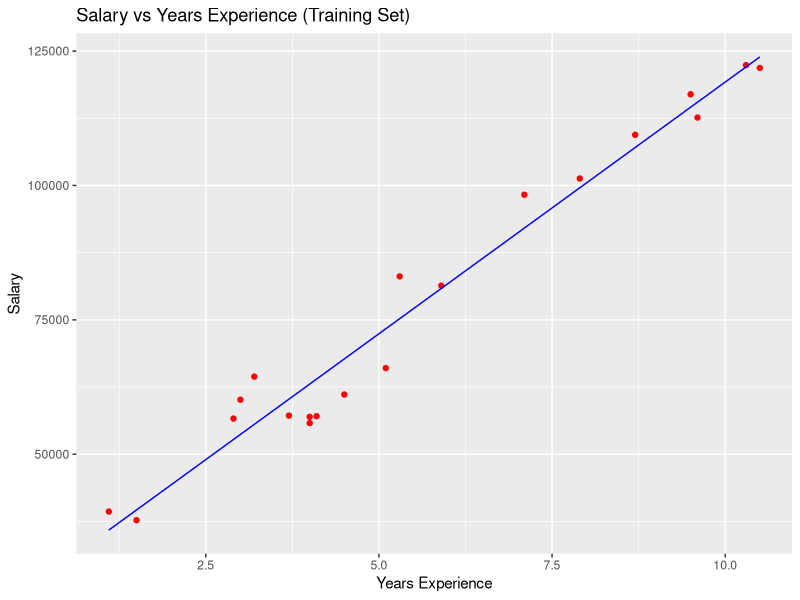
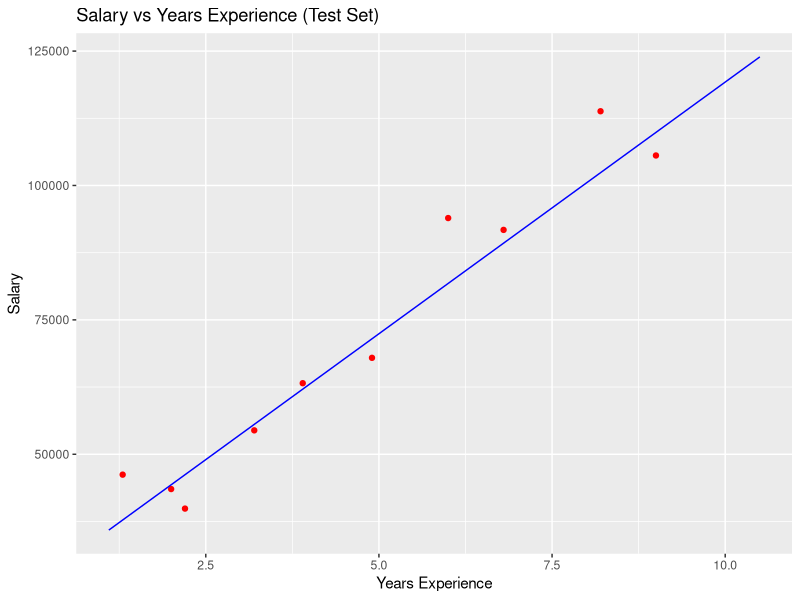
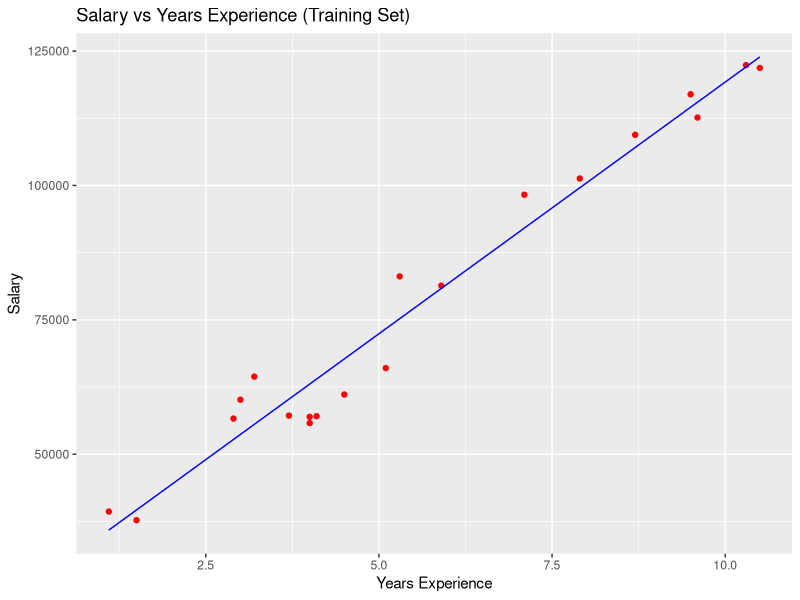
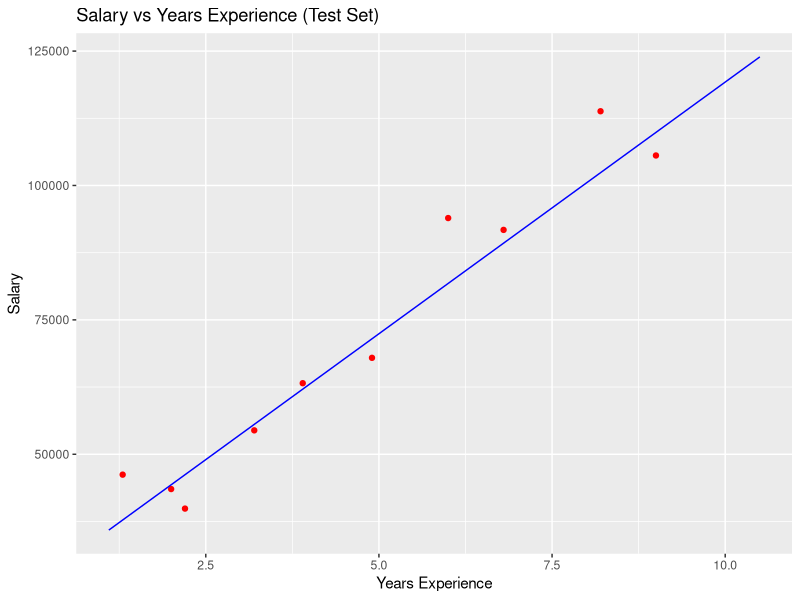

Generate these figures, in order, with R:
#SLR

#importing the dataset
dataset = read.csv('Salary_Data.csv')

#splitting the data into test and trainingset
library(caTools)
set.seed(123)
split = sample.split(dataset$Salary, SplitRatio = 2/3)
training_set = subset(dataset, split == TRUE)
test_set = subset(dataset, split == FALSE)

regressor = lm(formula = Salary ~ YearsExperienceInField, data = training_set)

#visualize the training results
#install.packages("ggplot2")
library(ggplot2)
ggplot() + geom_point(aes(x = training_set$YearsExperienceInField, y = training_set$Salary), colour = 'red')+
  geom_line(aes(x = training_set$YearsExperienceInField, y = predict(regressor, newdata = training_set)), colour = 'blue')+
  ggtitle('Salary vs Years Experience (Training Set)') + xlab('Years Experience') + ylab('Salary')
ggsave('trainingset.png')

#visualizing the test set results
ggplot() + geom_point(aes(x = test_set$YearsExperienceInField, y = test_set$Salary),colour = 'red') +
  geom_line(aes(x = training_set$YearsExperienceInField, y = predict(regressor, newdata = training_set)), colour = 'blue')+
  ggtitle('Salary vs Years Experience (Test Set)') + xlab('Years Experience') + ylab('Salary')
ggsave('testset.png')
